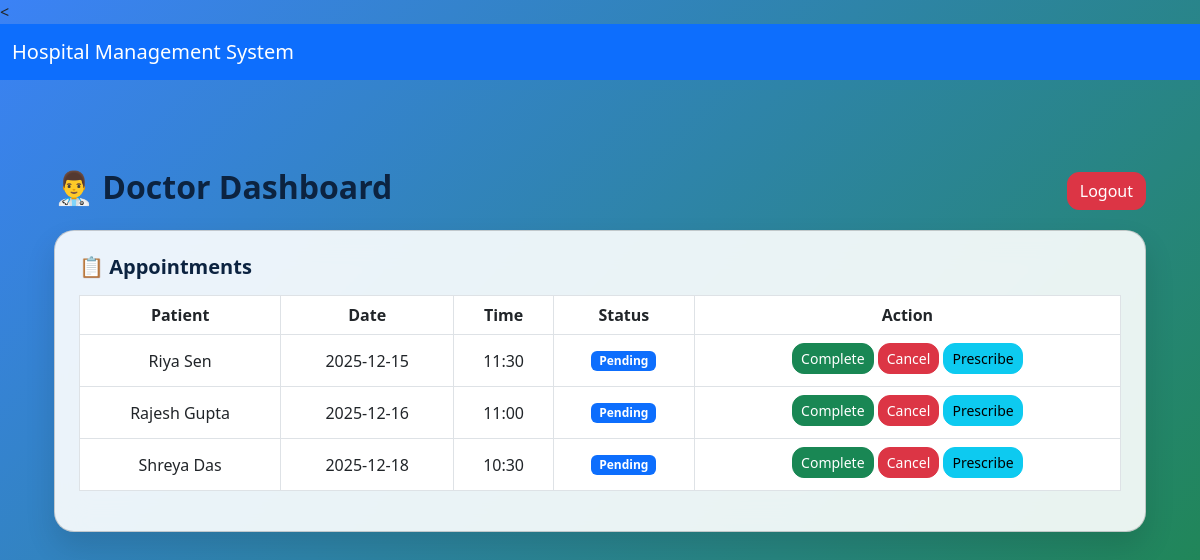
/doctor_dashboard (signed in), run on the app's committed database.
### models.py (models this page shows, shortened)
class Appointment(db.Model):
    id = db.Column(db.Integer, primary_key=True)
    patient_id = db.Column(db.Integer, db.ForeignKey("user.id"))
    doctor_id = db.Column(db.Integer, db.ForeignKey("user.id"))
    date = db.Column(db.String(20))
    time = db.Column(db.String(20))
    status = db.Column(db.String(20), default="Pending")
    treatment = db.Column(db.String(250), nullable=True)
    medicine = db.Column(db.String(250), nullable=True)
    patient = db.relationship("User", foreign_keys=[patient_id])
    doctor = db.relationship("User", foreign_keys=[doctor_id])

class User(db.Model):
    id = db.Column(db.Integer, primary_key=True)
    username = db.Column(db.String(50), unique=True, nullable=False)
    name = db.Column(db.String(100), nullable=False)
    role = db.Column(db.String(20), nullable=False)  # admin, doctor, patient
    specialization = db.Column(db.String(100), nullable=True)  # department for doctors
    contact = db.Column(db.String(100), nullable=True)
    age = db.Column(db.Integer, nullable=True)
    gender = db.Column(db.String(20), nullable=True)
    password_hash = db.Column(db.String(200), nullable=False)
    approved = db.Column(db.Boolean, default=False)   # doctors must be approved
    rejected = db.Column(db.Boolean, default=False)
    created_at = db.Column(db.DateTime, default=datetime.datetime.utcnow)

### app.py (the view)
@app.route("/doctor_dashboard")
def doctor_dashboard():
    if session.get("role") != "doctor":
        flash("Please login as doctor to access this page.", "warning")
        return redirect(url_for("login"))
    doctor_id = session["user_id"]
    appointments = Appointment.query.filter_by(doctor_id=doctor_id).order_by(Appointment.date, Appointment.time).all()
    return render_template("doctor_dashboard.html", appointments=appointments)

### templates/doctor_dashboard.html (shortened to what this page needs)
{% extends "base.html" %}
{% block content %}
<div class="container container-dashboard">
  <div class="d-flex justify-content-between align-items-center mb-3">
    <h2>👨‍⚕️ Doctor Dashboard</h2>
    <a class="btn btn-danger" href="{{ url_for('logout') }}">Logout</a>
  </div>
  <div class="card card-glass">
    <h5 class="mb-3">📋 Appointments</h5>
    <table class="table table-bordered table-hover text-center">
      <thead>
        <tr>
          <th>Patient</th>
          <th>Date</th>
          <th>Time</th>
          <th>Status</th>
          <th>Action</th>
        </tr>
      </thead>
      <tbody>
        {% if appointments %}
          {% for a in appointments %}
          <tr>
            <td>{{ a.patient.name }}</td>
            <td>{{ a.date }}</td>
            <td>{{ a.time }}</td>
            <td>
              {% if a.status == "Pending" %}
                <span class="badge bg-primary">Pending</span>
              {% elif a.status == "Completed" %}
                <span class="badge bg-success">Completed</span>
              {% elif a.status == "Cancelled" %}
                <span class="badge bg-secondary">Cancelled</span>
              {% else %}
                <span class="badge bg-warning text-dark">{{ a.status }}</span>
              {% endif %}
            </td>
            <td>
              {% if a.status != "Cancelled" and a.status != "Completed" %}
                <a class="btn btn-success btn-sm mb-1" href="{{ url_for('update_status', appointment_id=a.id, status='Completed') }}">Complete</a>
                <a class="btn btn-danger btn-sm mb-1" href="{{ url_for('update_status', appointment_id=a.id, status='Cancelled') }}">Cancel</a>
                <a class="btn btn-info btn-sm mb-1" href="{{ url_for('prescribe', appointment_id=a.id) }}">Prescribe</a>
              {% else %}
                <button class="btn btn-secondary btn-sm" disabled>Not Allowed</button>
              {% endif %}
            </td>
          </tr>
          {% endfor %}
        {% else %}
          <tr><td colspan="5">No appointments.</td></tr>
        {% endif %}
      </tbody>
    </table>
  </div>
</div>
{% endblock %}

### templates/base.html (shortened to what this page needs)
<<!DOCTYPE html>
<html lang="en">
<head>
    <link href="https://cdn.jsdelivr.net/npm/bootstrap@5.3.0/dist/css/bootstrap.min.css" rel="stylesheet">
</head>
<body class="bg-light">
    <nav class="navbar navbar-expand-lg navbar-dark bg-primary">
        <div class="container-fluid">
            <a class="navbar-brand" href="#">Hospital Management System</a>
        </div>
    </nav>
    <div class="container mt-4">
        {% block content %}
        {% endblock %}
    </div>
</body>
</html>

### templates/doctor_dashboard.html (style rules this page uses)
.card-glass { background: rgba(255, 255, 255, 0.9); backdrop-filter: blur(16px); border-radius: 20px; padding: 1.5rem; box-shadow: 0 15px 30px rgba(0,0,0,0.12); margin-bottom: 2rem; }
h2, h5 { font-weight: 700; color: #0c2340; }
.table thead { font-weight: bold; background-color: rgba(59, 130, 246, 0.9); color: white; }
.table td, .table th { vertical-align: middle; }
.btn { border-radius: 12px; transition: 0.3s; }
.container-dashboard { padding-top: 4rem; padding-bottom: 4rem; }

### data on the page
Appointment: patient.name "Riya Sen", date "2025-12-15", time "11:30", status "Pending"
Appointment: patient.name "Rajesh Gupta", date "2025-12-16", time "11:00", status "Pending"
Appointment: patient.name "Shreya Das", date "2025-12-18", time "10:30", status "Pending"
